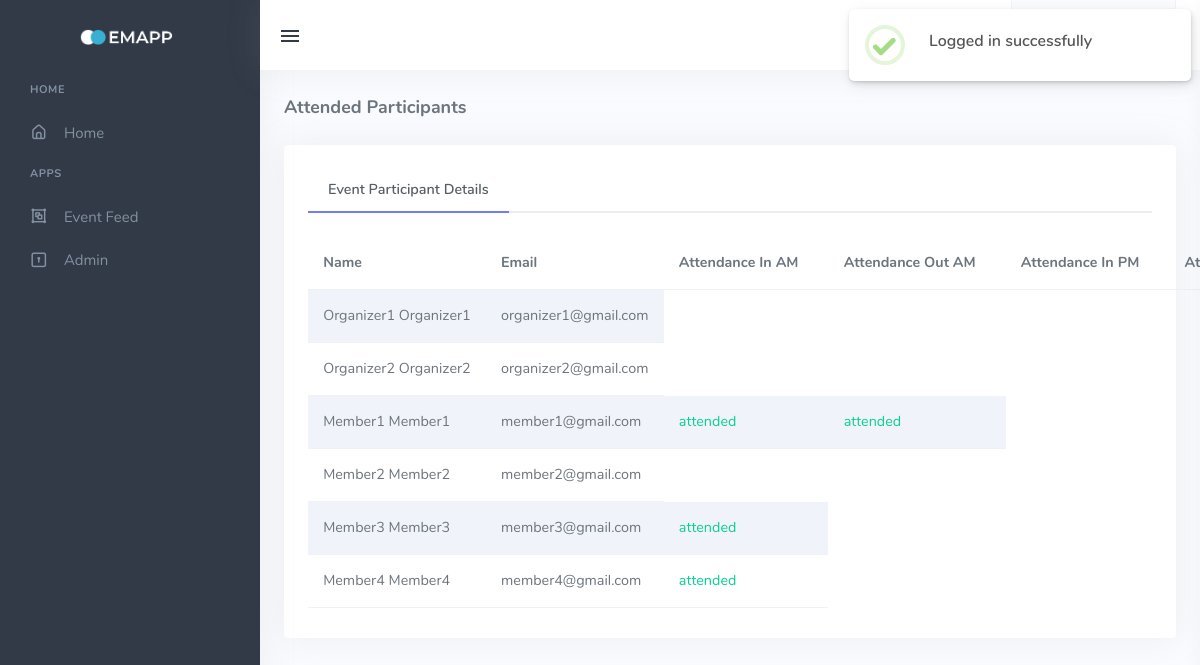
Page /analytics/attended.participants.php?event_id=147 (signed in) on the committed database.
### tables this page shows
CREATE TABLE `users` (
  `userid` int(11) NOT NULL AUTO_INCREMENT,
  `firstname` varchar(50) NOT NULL,
  `lastname` varchar(50) NOT NULL,
  `email` varchar(50) NOT NULL,
  `photourl` varchar(255) DEFAULT NULL,
  `password` varchar(255) DEFAULT NULL,
  `registration_status` varchar(255) DEFAULT NULL,
  `temp_pass` varchar(255) DEFAULT NULL,
  PRIMARY KEY (`userid`),
  UNIQUE KEY `email` (`email`)
);

CREATE TABLE `attendances` (
  `attendance_id` int(11) NOT NULL AUTO_INCREMENT,
  `attendance_type` varchar(50) NOT NULL,
  `participant_reference_id` int(11) NOT NULL,
  `attendance_timestamp` datetime NOT NULL DEFAULT current_timestamp(),
  `event_reference_id` int(11) NOT NULL,
  `attendance_user_id` int(12) NOT NULL,
  `attendance_status` varchar(155) NOT NULL,
  PRIMARY KEY (`attendance_id`)
);

### includes/verifyuser.php (called while the page is built, shortened)
<?php
if ((!isset($_SESSION['userid']))) {
  $_SESSION['status'] = "<script>const Toast = Swal.mixin({
    toast: true,
    position: 'top-end',
    showConfirmButton: false,
    timer: 5000
  })
  Toast.fire({
    icon: 'warning',
    title: 'You must login to continue'
  })</script>";
  header('location: ../views/pages-login.php');
  exit();
} else {
  $user = $_SESSION['userid'];
}

### analytics/attended.participants.php (the view, shortened to what this page needs)
<?php require_once '../includes/header.php' ?>
<?php if (isset($user)) { ?>
    <div class="wrapper">
        <?php require_once '../includes/sidebar.php' ?>
        <div class="content-page">
            <div class="content">
                <?php require_once '../includes/topbar.php' ?>
                <div class="container-fluid">
                    <div class="row">
                        <div class="col-12">
                            <div class="page-title-box">
                                <h4 class="page-title">Attended Participants</h4>
                            </div>
                        </div>
                    </div>
                    <div class="row">
                        <div class="col-12">
                            <?php
                            $event_id = $_GET['event_id'];
                            $query = "SELECT * FROM events
                                RIGHT OUTER JOIN departments on events.department_id = departments.department_id
                                RIGHT OUTER JOIN organizations on departments.organization_id = organizations.organization_id
                                WHERE event_id = $event_id;";
                            $results = $conn->query($query);
                            $row = $results->fetch_assoc();
                            $event_all_day = $row['event_all_day'];
                            ?>
                            <div class="card">
                                <div class="card-body">
                                    <ul class="nav nav-tabs nav-bordered mb-3">
                                        <li class="nav-item">
                                            <a href="#basic-datatable-preview" data-bs-toggle="tab" aria-expanded="false" class="nav-link active">
                                                Event Participant Details
                                            </a>
                                        </li>
                                    </ul>
                                    <div class="tab-content">
                                        <div class="tab-pane show active" id="basic-datatable-preview">
                                            <table id="datatable-buttons" class="table table-striped dt-responsive nowrap w-100">
                                                <thead>
                                                    <tr>
                                                        <th>Name</th>
                                                        <th>Email</th>
                                                        <?php if ($event_all_day == 'yes') {
                                                        ?>
                                                            <th>Attendance In AM</th>
                                                            <th>Attendance Out AM</th>
                                                            <th>Attendance In PM</th>
                                                            <th>Attendance Out PM</th>
                                                        <?php   } else { ?>
                                                            <th>Attendance In</th>
                                                            <th>Attendance Out</th><?php } ?>
                                                    </tr>
                                                </thead>
                                                <tbody>
                                                    <?php
                                                    $query = "SELECT * FROM users
                                                        RIGHT OUTER JOIN members ON members.user_reference_id = users.userid
                                                        RIGHT OUTER JOIN participants ON participants.member_reference_id = members.member_id
                                                        WHERE participants.event_id = $event_id
                                                        ;";
                                                    $results = $conn->query($query);
                                                    while ($row = $results->fetch_assoc()) {
                                                    ?>
                                                        <tr>
                                                            <td><?= $row['firstname'] ?> <?= $row['lastname'] ?></td>
                                                            <td><?= $row['email'] ?></td>
                                                            <?php
                                                            $participant = $row['participant_id'];
                                                            $sql = "SELECT * FROM attendances
                                                                        RIGHT OUTER JOIN participants ON participants.participant_id = attendances.participant_reference_id
                                                                        RIGHT OUTER JOIN events ON events.event_id = attendances.event_reference_id
                                                                        WHERE attendances.participant_reference_id = $participant";
                                                            $result = $conn->query($sql);
                                                            while ($rows = $result->fetch_assoc()) {
                                                                if ($rows['attendance_status'] == 'attended') {
                                                                    echo "<td class='text-success'>" . $rows['attendance_status'] . "</td>";
                                                                } else {
                                                                    echo "<td class='text-danger'>" . $rows['attendance_status'] . "</td>";
                                                                }
                                                            }
                                                            ?>
                                                        </tr>
                                                    <?php } ?>
                                                </tbody>
                                            </table>
                                        </div>
                                    </div>
                                </div>
                            </div>
                        </div>
                    </div>
                </div>
            </div>
        </div>
    </div>
    <?php require_once '../includes/footer.php'; ?>
<?php } else {
    header("location: ../views/pages-404.php");
    exit();
} ?>

### includes/header.php (shortened to what this page needs)
<?php
require_once 'verifyuser.php';
?>
<!DOCTYPE html>
<html lang="en">
<head>
    <link href="../assets/css/vendor/jquery-jvectormap-1.2.2.css" rel="stylesheet" type="text/css" />
    <link href="../assets/css/vendor/dataTables.bootstrap5.css" rel="stylesheet" type="text/css">
    <link href="../assets/css/vendor/responsive.bootstrap5.css" rel="stylesheet" type="text/css">
    <link href="../assets/css/vendor/buttons.bootstrap5.css" rel="stylesheet" type="text/css">
    <link href="../assets/css/vendor/select.bootstrap5.css" rel="stylesheet" type="text/css">
    <link href="../assets/css/icons.min.css" rel="stylesheet" type="text/css">
    <link href="../assets/css/app.min.css" rel="stylesheet" type="text/css" id="light-style">
    <link href="../assets/css/app-dark.min.css" rel="stylesheet" type="text/css" id="dark-style">
    <link href="../assets/css/bootstrap-select.min.css" rel="stylesheet" type="text/css">
    <link href="../assets/css/vendor/dataTables.bootstrap5.css" rel="stylesheet" type="text/css" />
    <link href="../assets/css/vendor/responsive.bootstrap5.css" rel="stylesheet" type="text/css" />
    <link rel="stylesheet" href="../assets/css/sweetalert2.min.css">
</head>
<body class="loading" data-layout-config='{"leftSideBarTheme":"dark","layoutBoxed":false, "leftSidebarCondensed":false, "leftSidebarScrollable":false,"darkMode":false, "showRightSidebarOnStart": false}'>

### includes/sidebar.php (shortened to what this page needs)
<div class="leftside-menu">
    <a href="../views/index.php" class="logo text-center logo-light">
        <span class="logo-lg">
            <img src="../assets/images/logo.png" alt="" height="16">
        </span>
    </a>
    <div class="h-100" id="leftside-menu-container" data-simplebar="">
        <ul class="side-nav">
            <li class="side-nav-title side-nav-item">Home</li>
            <li class="side-nav-item">
                <a href="index.php" class="side-nav-link">
                    <i class="uil-home-alt"></i>
                    <span>Home</span>
                </a>
            </li>
            <li class="side-nav-title side-nav-item">Apps</li>
            <li class="side-nav-item">
                <a href="../views/pages-event-feed.php" class="side-nav-link">
                    <i class="uil-object-group"></i>
                    <span>Event Feed</span>
                </a>
            </li>
            <?php
            if ($user == '1') {
            ?>
                <li class="side-nav-item">
                    <a href="../views/admin.php" class="side-nav-link">
                        <i class="uil-keyhole-square"></i>
                        <span>Admin</span>
                    </a>
                </li>
            <?php } ?>
        </ul>
    </div>
</div>

### includes/topbar.php (shortened to what this page needs)
<div class="navbar-custom">
    <ul class="list-unstyled topbar-menu float-end mb-0">
        <li class="dropdown notification-list">
            <a class="nav-link dropdown-toggle arrow-none" data-bs-toggle="dropdown" href="#" role="button" aria-haspopup="false" aria-expanded="false">
            </a>
        </li>
        <li class="notification-list">
            <a class="nav-link end-bar-toggle" href="javascript: void(0);">
            </a>
        </li>
        <li class="dropdown notification-list">
            <a class="nav-link dropdown-toggle nav-user arrow-none me-0" data-bs-toggle="dropdown" href="#" role="button" aria-haspopup="false" aria-expanded="false">
                <div class="topbar-profile">
                    <?php
                    $query = "SELECT * FROM users
                            LEFT OUTER JOIN members ON members.user_reference_id = users.userid
                            WHERE userid = $user;";
                    $results = $conn->query($query);
                    $row = $results->fetch_assoc();
                    if (!empty($row)) {
                    ?>
                        <span class="account-user-avatar">
                        </span>
                        <span class="account-user-name mt-1"><?= $row['firstname'] ?> <?php echo $row['lastname'] ?></span>
                    <?php
                    }
                    ?>
                </div>
            </a>
        </li>
    </ul>
    <button class="button-menu-mobile open-left">
        <i class="mdi mdi-menu"></i>
    </button>
</div>

### includes/footer.php (shortened to what this page needs)
</body>
</html>

### rows in the picture
users: firstname "Organizer1", lastname "Organizer1", email "organizer1@gmail.com"
users: firstname "Organizer2", lastname "Organizer2", email "organizer2@gmail.com"
users: firstname "Member1", lastname "Member1", email "member1@gmail.com"
attendances: attendance_status "attended"
attendances: attendance_status "attended"
users: firstname "Member2", lastname "Member2", email "member2@gmail.com"
users: firstname "Member3", lastname "Member3", email "member3@gmail.com"
attendances: attendance_status "attended"
users: firstname "Member4", lastname "Member4", email "member4@gmail.com"
attendances: attendance_status "attended"
